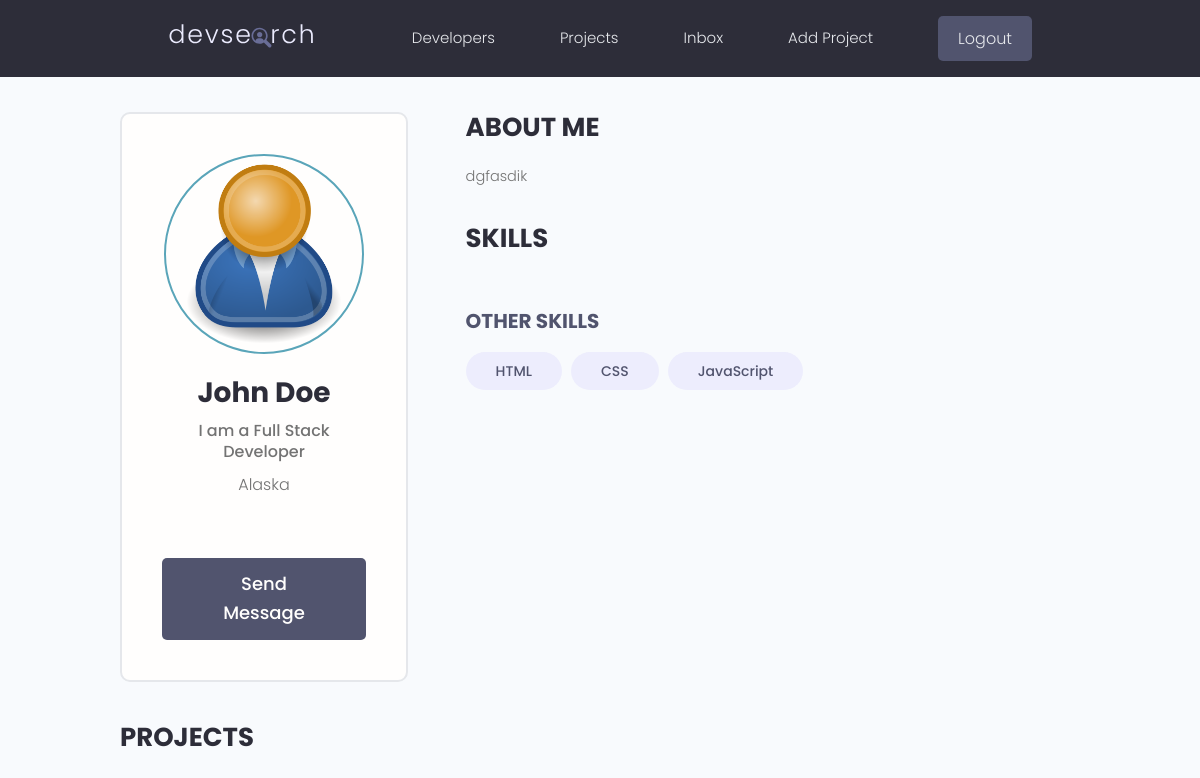
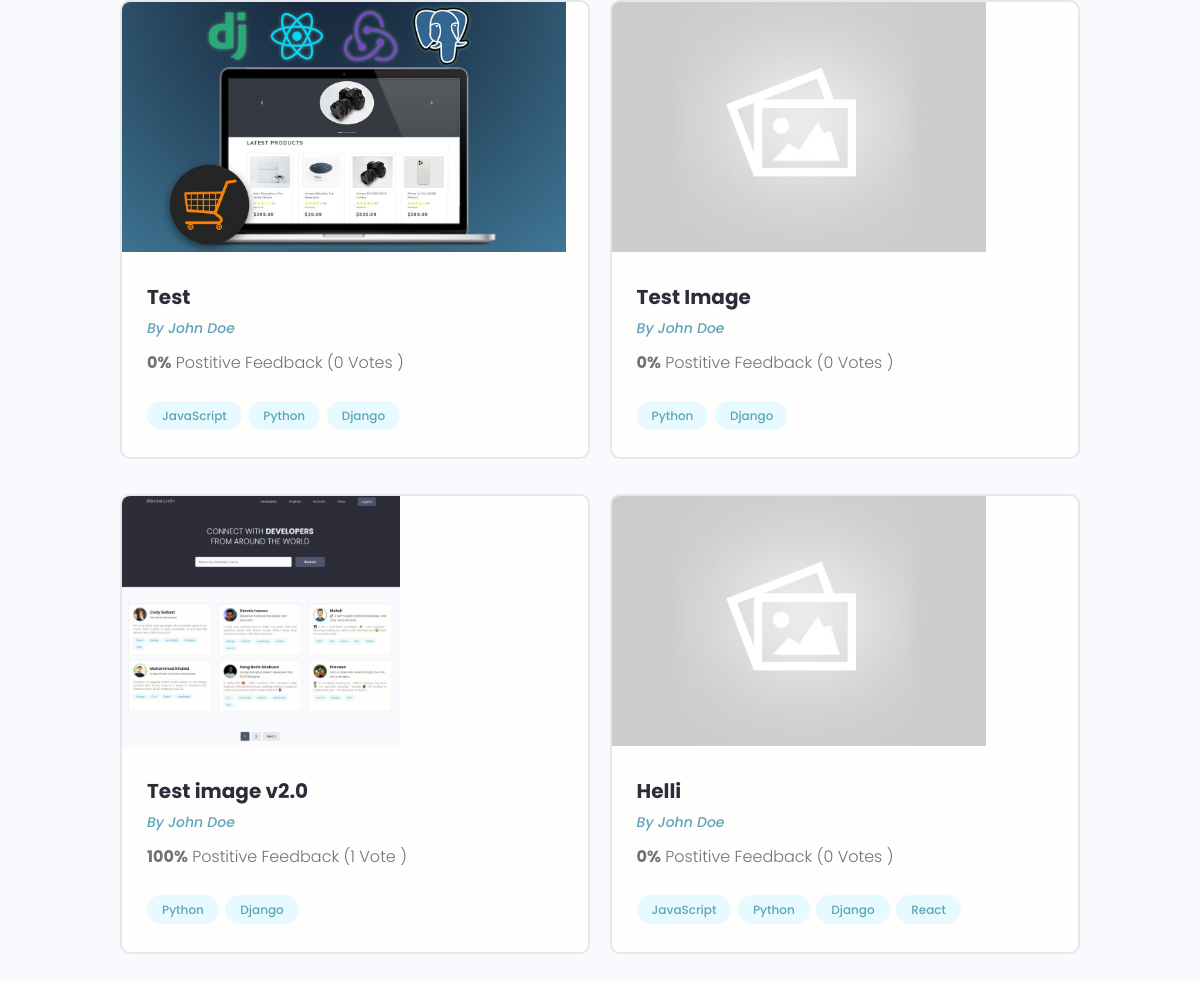
The page /profile/72491507-0866-4283-af45-7a79d548265a/ (signed in) on the database its author committed (2 pictures, top to bottom).
### users/models.py (models this page shows, shortened)
class Profile(models.Model):
    user = models.OneToOneField(User, on_delete=models.CASCADE, null = True, blank = True)
    username= models.CharField(max_length=200, blank=True, null = True)
    name = models.CharField(max_length=200, blank=True, null = True)
    email= models.EmailField(max_length=200, blank = True, null = True)
    location = models.CharField(max_length=200, blank = True, null = True)
    short_intro = models.CharField(max_length=200, blank=True, null = True)
    bio = models.TextField(blank = True, null= True)
    profile_image = models.ImageField(null=True, blank = True, upload_to='profiles/', default = 'profiles/user-default.png')
    social_github = models.CharField(max_length=200, blank=True, null = True)
    social_twitter = models.CharField(max_length=200, blank=True, null = True)
    social_linkedin = models.CharField(max_length=200, blank=True, null = True)
    social_youtube = models.CharField(max_length=200, blank=True, null = True)
    created = models.DateTimeField(auto_now_add= True)
    id = models.UUIDField(default=uuid.uuid4, unique=True, primary_key=True, editable = False)

class Skill(models.Model):
    owner = models.ForeignKey(Profile, on_delete=models.CASCADE, null = True, blank=True)
    name = models.CharField(max_length=200, blank=True, null = True)
    description = models.TextField(null =True, blank= True)
    created = models.DateTimeField(auto_now_add= True)
    id = models.UUIDField(default=uuid.uuid4, unique=True, primary_key=True, editable = False)

### projects/models.py (models this page shows, shortened)
class Project(models.Model):
    owner = models.ForeignKey(Profile, null = True, blank = True, on_delete = models.SET_NULL)
    title = models.CharField(max_length=200)
    description = models.TextField(null=True, blank= True)
    feature_image = models.ImageField(null=True, blank=True, default = 'default.jpg')
    demo_link = models.CharField(max_length = 2000, null =True, blank = True)
    source_link = models.CharField(max_length= 2000, null = True, blank = True)
    Tags = models.ManyToManyField('Tags',blank=True)
    created = models.DateTimeField(auto_now_add= True)
    vote_total = models.IntegerField(default = 0, null = True, blank= True)
    vote_ratio = models.IntegerField(default = 0, null = True, blank = True)
    id = models.UUIDField(default=uuid.uuid4, unique=True, primary_key=True, editable = False)

class Tags(models.Model):
    name = models.CharField(max_length=200)
    created = models.DateTimeField(auto_now_add= True)
    id = models.UUIDField(default=uuid.uuid4, unique=True, primary_key=True, editable = False)
    def __str__(self):
        return self.name

### users/views.py (the view)
# urls.py: path('profile/<str:pk>/', views.userProfile, name='user-profile')
def userProfile(request, pk):
    profile = Profile.objects.get(id=pk)
    skills = profile.skill_set.all()
    projects = profile.project_set.all()
    context = {'profile': profile, 'skills': skills, 'projects': projects}
    return render(request, 'users/user-profile.html', context)

### users/templates/users/user-profile.html (shortened to what this page needs)
{% extends 'main.html' %}
{% block content %}
<main class="profile my-md">
    <div class="container">
      <div class="layout">
        <div class="column column--1of3">
          <div class="card text-center">
            <div class="card__body dev">
              <img class="avatar avatar--xl" src="{{ profile.profile_image.url }}" />
              <h2 class="dev__name">{{profile.name}}</h2>
              <p class="dev__title">{{profile.short_intro}}</p>
              <p class="dev__location">{{profile.location}}</p>
              <a href="#" class="btn btn--sub btn--lg">Send Message </a>
            </div>
          </div>
        </div>
        <div class="column column--2of3">
          <div class="devInfo">
            <h3 class="devInfo__title">About Me</h3>
            <p class="devInfo__about">{{profile.bio}}
           </p>
          </div>
          <div class="devInfo">
            <h3 class="devInfo__title">Skills</h3>
            <div class="devInfo__skills">
                <h3 class="devInfo__subtitle">Other Skills</h3>
                <div class="devInfo__otherSkills">
                {% for skill  in skills %}
                    {% if not skill.description  %}
                    <span class="tag tag--pill tag--sub tag--lg">
                    <small>{{skill.name}}</small>
                    </span>
                    {% endif %}
                {% endfor %}
                </div>
              </div>
            </div>
          </div>
          <div class="devInfo">
            <h3 class="devInfo__title">Projects</h3>
            <div class="grid grid--two">
            {% for project in projects %}
              <div class="column">
                <div class="card project">
                  <a href="{% url 'product' project.id %}" class="project">
                    <img class="project__thumbnail" src="{{project.feature_image.url}}" alt="project thumbnail" />
                    <div class="card__body">
                      <h3 class="project__title">{{project.title}}</h3>
                      <p><a class="project__author" href="">By {{profile.name}}</a></p>
                      <p class="project--rating">
                        <span style="font-weight: bold;">{{project.vote_ratio}}%</span> Postitive
                        Feedback ({{project.vote_total}} Vote{{project.vote_total|pluralize:"s"}} )
                      </p>
                      <div class="project__tags">
                        {% for tag in project.Tags.all %}
                        <span class="tag tag--pill tag--main">
                          <small>{{tag}}</small>
                        </span>
                        {% endfor %}
                      </div>
                    </div>
                  </a>
                </div>
              </div>
            {% endfor %}
            </div>
          </div>
        </div>
      </div>
  </main>
{%  endblock content %}

### static/styles/app.css (style rules this page uses)
:root { --color-sub: #2d2d39; }
.btn--sub { background-color: var(--color-sub-light); }
.card { border: 2px solid var(--color-light); }
img { width: 100%; }
.profile .card > .dev { padding: 4rem; }
.dev__name { color: var(--color-sub); font-size: 2.8rem; font-weight: 700; margin-top: 1rem; margin-bottom: 0.5rem; }
.dev__title { font-size: 1.6rem; font-weight: 500; line-height: 1.3; }
.dev__location { margin-top: 1rem; }
.devInfo { margin-bottom: 3rem; }
.devInfo__title, .devInfo__subtitle { font-size: 2.6rem; color: var(--color-sub); text-transform: uppercase; font-weight: 700; margin-bottom: 1.5rem; }
.devInfo__subtitle { font-size: 2rem; color: var(--color-sub-light); }
.devInfo__about, .devSkill__info { font-size: 1.45rem; line-height: 1.7; text-align: justify; }
.project__author { font-size: 1.4rem; font-style: italic; }
.project--rating { margin-bottom: 1.6em; margin-top: .5em; }
.project__thumbnail { height: 25rem; object-fit: cover; object-position: top center; }
.project__title { font-size: 2rem; font-weight: 700; color: var(--color-sub); }

### static/uikit/styles/modules/_variables.css (style rules this page uses)
:root { --color-main: #5aa5b9; --color-main-light: #e6faff; --color-sub: #3f4156; --color-sub-light: #51546e; --color-sub-lighter: #ededfd; --color-text: #737373; --color-gray: #8b8b8b; --color-light: #e5e7eb; --color-light-gray: #767676; --color-bg: #f8fafd; --color-white: #fffefd; --color-white-light: #f3f3f3; --color-success: #359e64; --color-success-bg: #def8e8; --color-error: #fc4b0b; --color-error-bg: #fff2ee; --font-base: 'Poppins', arial, helvetica, 'Segoe UI', roboto, ubuntu, sans-serif; --font-monospace: 'Fira Code', 'Courier New', courier, monospace; --font-regular: 300; --font-medium: 500; --font-bold: 700; --generic-shadow: 1px 1px 5px #00000010; --generic-transition: all 0.3s ease-in-out; }

### static/uikit/styles/modules/_base.css (style rules this page uses)
* { margin: 0; padding: 0; box-sizing: border-box; text-rendering: optimizeLegibility; color: inherit; font-size: inherit; }
html { font-size: 50%; }
@media only screen and (min-width: 480px) { html { font-size: 56.25%; } }
@media only screen and (min-width: 1200px) { html { font-size: 62.5%; } }
body { line-height: 1.6; font-weight: 400; font-size: 1.5rem; color: var(--color-text); background-color: var(--color-bg); min-height: 100vh; }

### static/uikit/styles/modules/_typography.css (style rules this page uses)
* { font-family: var(--font-base); }
h2 { font-size: 3.6rem; font-weight: var(--font-bold); }
h3 { font-size: 3.2rem; font-weight: var(--font-medium); }
p, span, strong { font-size: 1.6rem; color: var(--color-text); font-weight: var(--font-regular); }
a { padding-bottom: 2px; text-decoration: none; display: inline-block; color: var(--color-main); font-weight: var(--font-medium); }

### static/uikit/styles/modules/_utilities.css (style rules this page uses)
.container { width: 92%; max-width: 165rem; margin: 0 auto; box-sizing: border-box; }
@media screen and (min-width: 1000px) { .container { width: 90%; } }
@media screen and (min-width: 1200px) { .container { width: 80%; } }
.text-center { text-align: center; }
.my-md { margin: 3rem auto; }

### static/uikit/styles/modules/_avatar.css (style rules this page uses)
.avatar { border-radius: 50%; border: 2px solid var(--color-main); object-fit: cover; }
.avatar--xl { height: 20rem; width: 20rem; }

### static/uikit/styles/modules/_button.css (style rules this page uses)
.btn { display: inline-block; position: relative; cursor: pointer; background-color: var(--color-light); font-weight: var(--font-medium); color: var(--color-sub); text-decoration: none; padding: 1rem 2rem; border-radius: 0.5rem; border: none; width: -webkit-fit-content; width: -moz-fit-content; width: fit-content; height: -webkit-fit-content; height: -moz-fit-content; height: fit-content; font-size: 1.6rem; outline-width: 0; outline-color: transparent; -webkit-backface-visibility: hidden; backface-visibility: hidden; transition: all 0.3s ease-in-out; }
.btn--sub { background-color: var(--color-sub); color: var(--color-white); }
.btn--lg { font-size: 1.8rem; padding: 1.2rem 4.5rem; }

### static/uikit/styles/modules/_card.css (style rules this page uses)
.card { border-radius: 1rem; background-color: var(--color-white); border: 1.5px solid var(--color-light); width: auto; height: auto; margin-top: 0.5rem; margin-bottom: 0.5rem; overflow: hidden; }
.card__body, .card__header { padding: 2rem 2.5rem; }

### static/uikit/styles/modules/_grid.css (style rules this page uses)
.grid { display: flex; flex-wrap: wrap; justify-content: flex-start; align-items: stretch; }
.grid > .column { min-width: 28rem; margin-bottom: 2.5rem; }
.grid--two > .column { flex-basis: 100%; }
@media screen and (min-width: 800px) { .grid--two { margin-right: -2%; } }
@media screen and (min-width: 800px) { .grid--two > .column { margin-right: 2%; } }
@media screen and (min-width: 800px) { .grid--two > .column { flex-basis: 48%; } }

### rows shown on the page
Profile: profile_image (placeholder picture), name "John Doe", short_intro "I am a Full Stack Developer", location "Alaska", bio "dgfasdik"
Skill: name "HTML"
Skill: name "CSS"
Skill: name "JavaScript"
Project: feature_image (picture), title "Test", vote_ratio "0", vote_total "0"
Tags: name "JavaScript"
Tags: name "Python"
Tags: name "Django"
Project: feature_image (placeholder picture), title "Test Image", vote_ratio "0", vote_total "0"
Project: feature_image (picture), title "Test image v2.0", vote_ratio "100", vote_total "1"
Project: feature_image (placeholder picture), title "Helli", vote_ratio "0", vote_total "0"
Tags: name "React"
